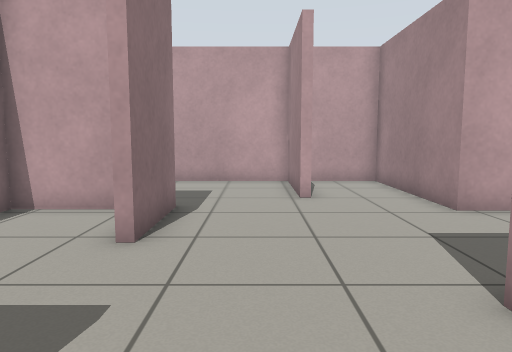
View 1 (above)

15 first-person views from a walk through a robot-simulator world made for Gazebo. The camera is 0.83 m above the floor, tilts 6° down and sees 70° across. The floor is counted in squares, 0.5 m on a side. Each view is taken from the middle of a square. On the plan, view 1 faces up. The plan holds only what a view shows up to about 17 squares ahead; the rest is blank.

View 2
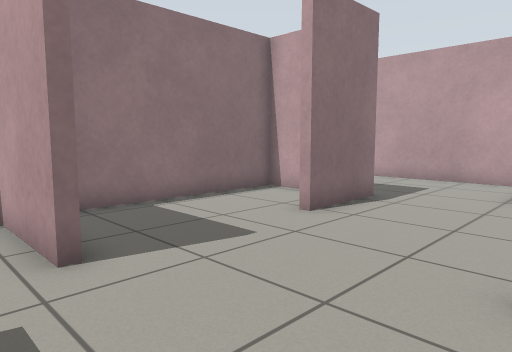

View 3
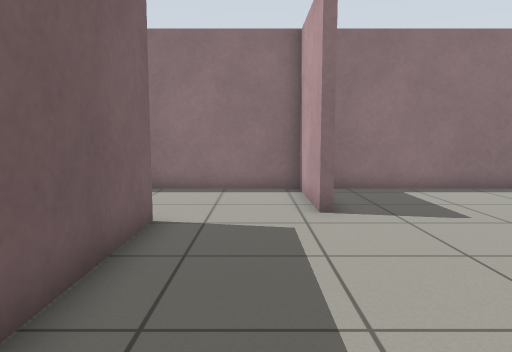

View 4
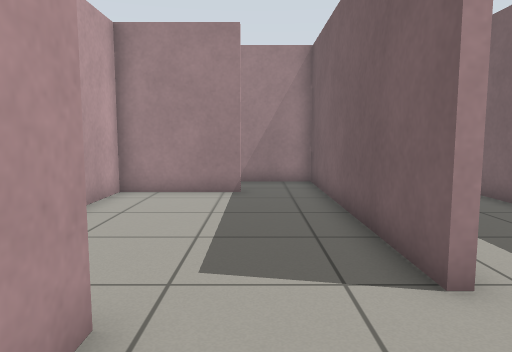

View 5
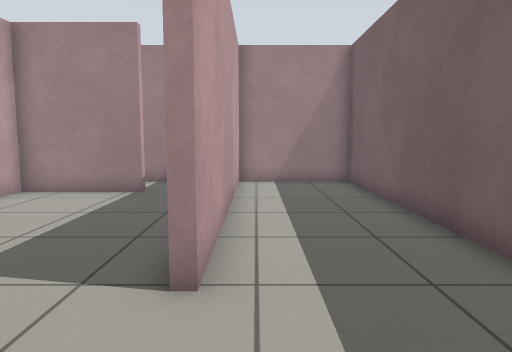

View 6
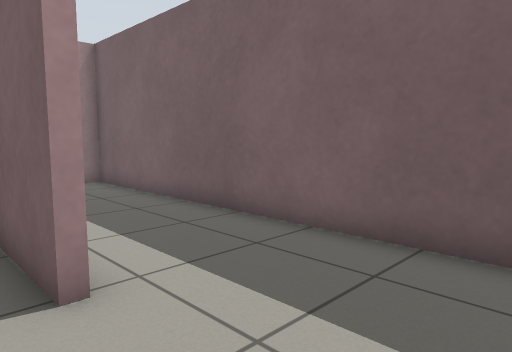

View 7
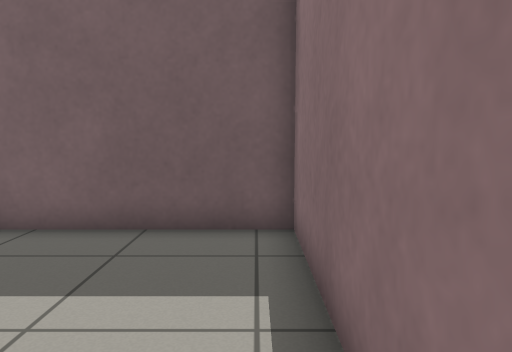

View 8
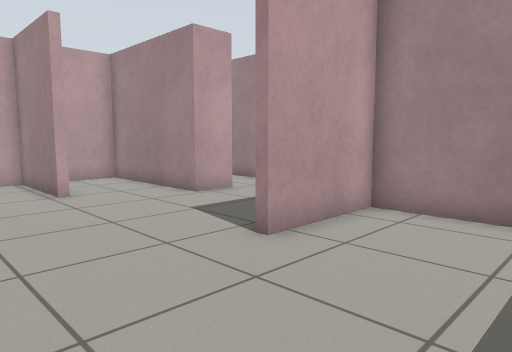

View 9
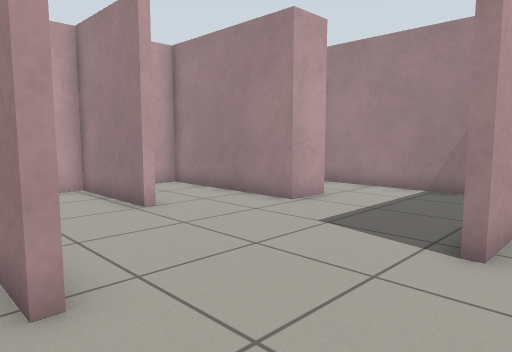

View 10
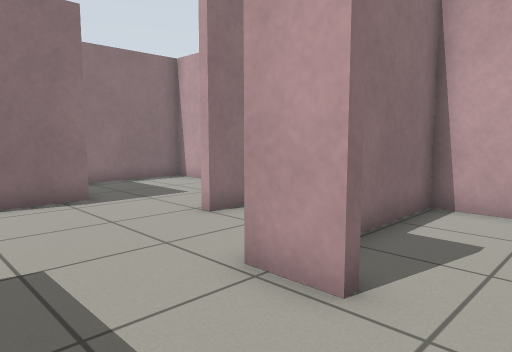

View 11
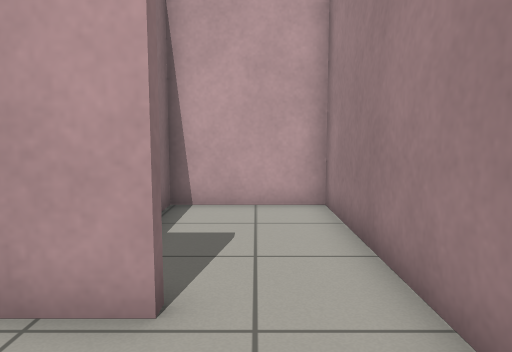

View 12
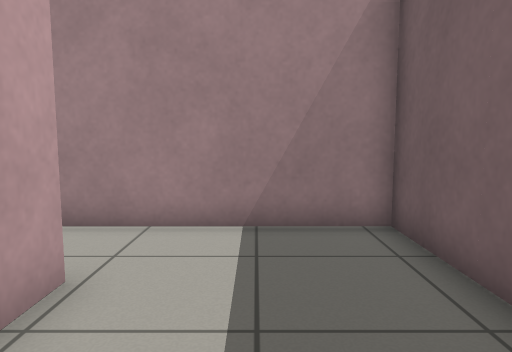

View 13
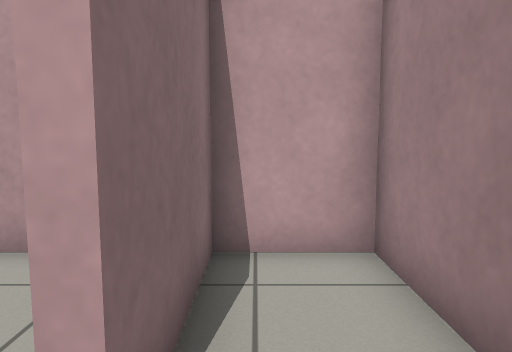

View 14
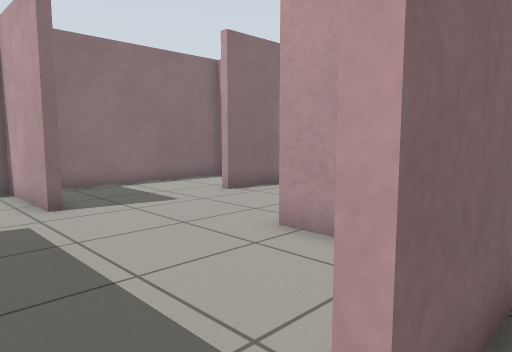

View 15
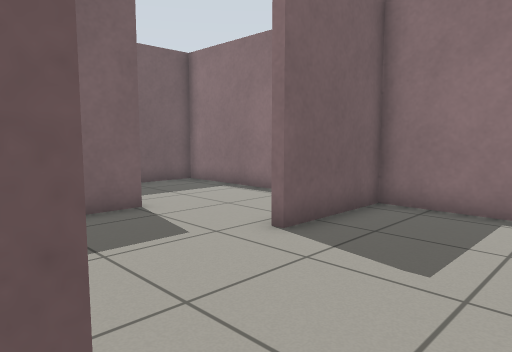

### Floor plan
Points are (right, up) in squares from view 1. A wall is a line through its corners. A room is listed if a view was taken in it or the views show most of it. See-through windows are left out.
Room 1 (views 1, 2, 4, 6, 7, 8, 12, 15)
walls: (2.4, 3.5) (2.9, 3.5); (-1.9, 0.4) (-5.7, 0.4) (-5.7, -2.6); (4.6, 8.2) (4.6, 13.9) (2.1, 13.9); (-1.9, 8.8) (-1.9, 5.6); (6.1, -0.6) (6.1, 3.2) (2.4, 3.2); (1.5, 11.1) (1.5, 10) (1.2, 10); (-1.3, -3.1) (5.5, -3.1)
ways out: opening at (6, -1.5) to room 2; opening at (-3.5, -3) to room 3; opening at (-2, 3.5) to room 4; opening at (5.5, 5.5) to room 5; opening at (-0.5, 9.5) to room 6
Room 2 (views 3, 13, 14)
walls: (5.5, -3.1) (8.7, -3.1) (8.7, 3.2) (6.4, 3.2) (6.4, -0.6)
ways out: opening at (6, -1.5) to room 1
Room 3 (view 5)
walls: (-5.7, -2.6) (-5.7, -7.5) (8.7, -7.5) (8.7, -3.4) (-1.3, -3.4)
ways out: opening at (-3.5, -3) to room 1
Room 4 (view 9)
walls: (-2.2, 5.6) (-2.2, 6.9); (-3.2, 8.2) (-5.7, 8.2) (-5.7, 0.7) (-2, 0.7)
ways out: opening at (-2, 3.5) to room 1
Room 5 (views 10, 11)
walls: (6.1, 8.6) (6.1, 8.2) (4.6, 8.2); (5.5, 3.5) (8.7, 3.5) (8.7, 13.9) (4.9, 13.9) (4.9, 10.6)
ways out: opening at (5.5, 5.5) to room 1
Room 6 (no view inside)
walls: (1.2, 10) (1.2, 13.9) (-5.7, 13.9) (-5.7, 10)
ways out: opening at (-0.5, 9.5) to room 1

Positions as (right, up) in squares from view 1, and headings:
1: (0, 0), facing up
2: (3, -1), facing up-left
3: (6, -1), facing left
4: (-5, -1), facing right
5: (-5, -4), facing right
6: (-5, -2), facing down-right
7: (-5, -1), facing down
8: (-2, -1), facing up-right
9: (-3, 2), facing up-right
10: (8, 5), facing up-left
11: (7, 5), facing up
12: (2, 6), facing right
13: (7, -2), facing up
14: (7, -2), facing up-left
15: (3, 5), facing down-left
